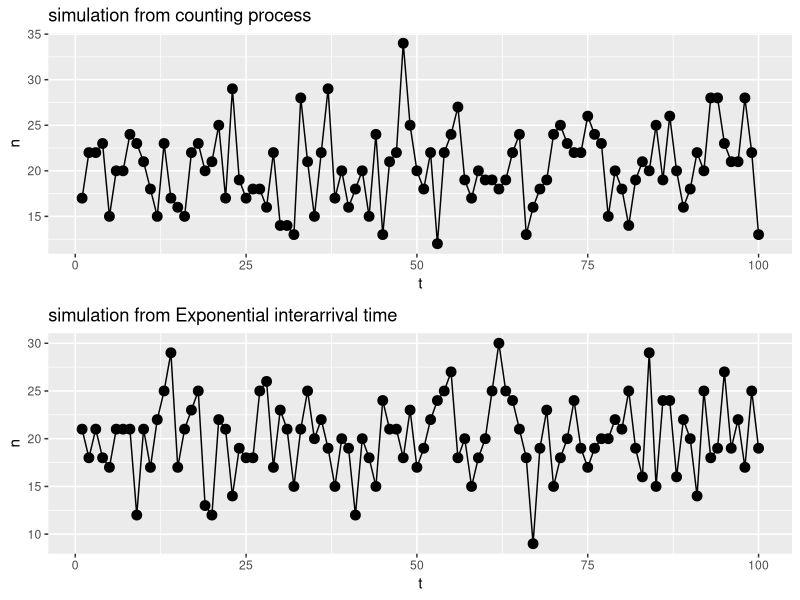
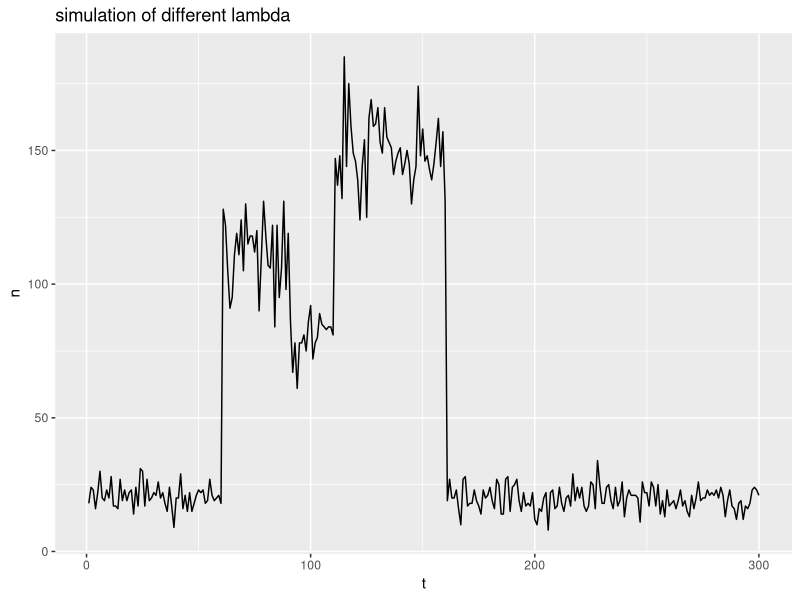
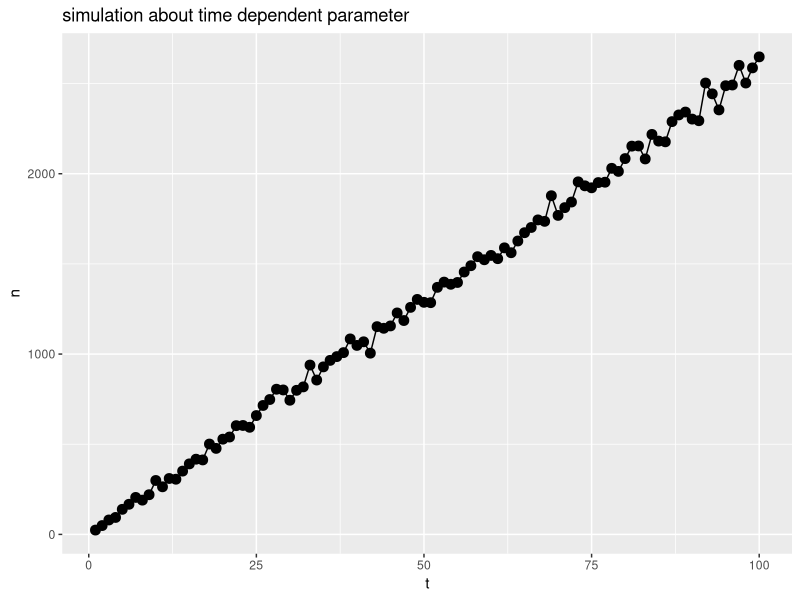

The R script that drew these images, in order:
# In practice, we will always model the occurance of event as Poisson process:
# 
#   The number of event happens in [0, t] has distribution Poisson(lambda*t)
#   The interarrival time has iid distribution Exponential(lambda)
#   The occurance of nth event has distribution Gamma(n*lambda)
#
#

# DEMO of Poisson process

lambda = 20
# Fix time interval
t      = seq(100)
n      = rpois(length(t), lambda = lambda)
df     = data.frame(t = t,
                    n = n)

library(ggplot2)
p1 = ggplot(df) + 
  geom_point(mapping = aes(x = t, y = n), size = 3) +
  geom_line(mapping = aes(x = t, y = n)) +
  labs(title = "simulation from counting process")

# Fix number of events
num    = 20000
intarr = rexp(num, rate = lambda)
eventT = cumsum(intarr)

countEvent = function(time, eventT) {
  # @param time, stop time
  # @param eventT, occurance time
  # @return count, the number of event happens at [0, time]
  count = sum(eventT < time)
  return(count)
}

countEvent(1, eventT)
n2    = diff(sapply(seq(101), countEvent, eventT))
df2   = data.frame(t = t,
                   n = n2)
p2 = ggplot(df2) + 
  geom_point(mapping = aes(x = t, y = n), size = 3) +
  geom_line(mapping = aes(x = t, y = n)) +
  labs(title = "simulation from Exponential interarrival time")

library(grid)
library(gridExtra)
grid.arrange(p1, p2, ncol = 1)

# different lambda
lambda1 = 20;  t1 = seq(60)
lambda2 = 110;  t2 = seq(from = 61, to = 90)
lambda3 = 80;  t3 = seq(from = 91, to = 110)
lambda4 = 150; t4 = seq(from = 111, to = 160)
lambda5 = 20;  t5 = seq(from = 161, to = 300)

n1 = rpois(length(t1), lambda = lambda1)
n2 = rpois(length(t2), lambda = lambda2)
n3 = rpois(length(t3), lambda = lambda3)
n4 = rpois(length(t4), lambda = lambda4)
n5 = rpois(length(t5), lambda = lambda5)

df3 = data.frame(t = c(t1, t2, t3, t4, t5),
                 n = c(n1, n2, n3, n4, n5))
ggplot(df3) +
  geom_line(mapping = aes(x = t, y = n)) +
  labs(title = "simulation of different lambda")

# Time dependent
lambda = 20
t      = seq(100)
n      = vector(mode = "numeric", length = length(t))
for (i in seq(length(n))) {
  n[i] = rpois(1, lambda = lambda * t[i] * 1.3)
}
df     = data.frame(t = t,
                    n = n)

ggplot(df) + 
  geom_point(mapping = aes(x = t, y = n), size = 3) +
  geom_line(mapping = aes(x = t, y = n)) +
  labs(title = "simulation about time dependent parameter")

#####################################################################################
